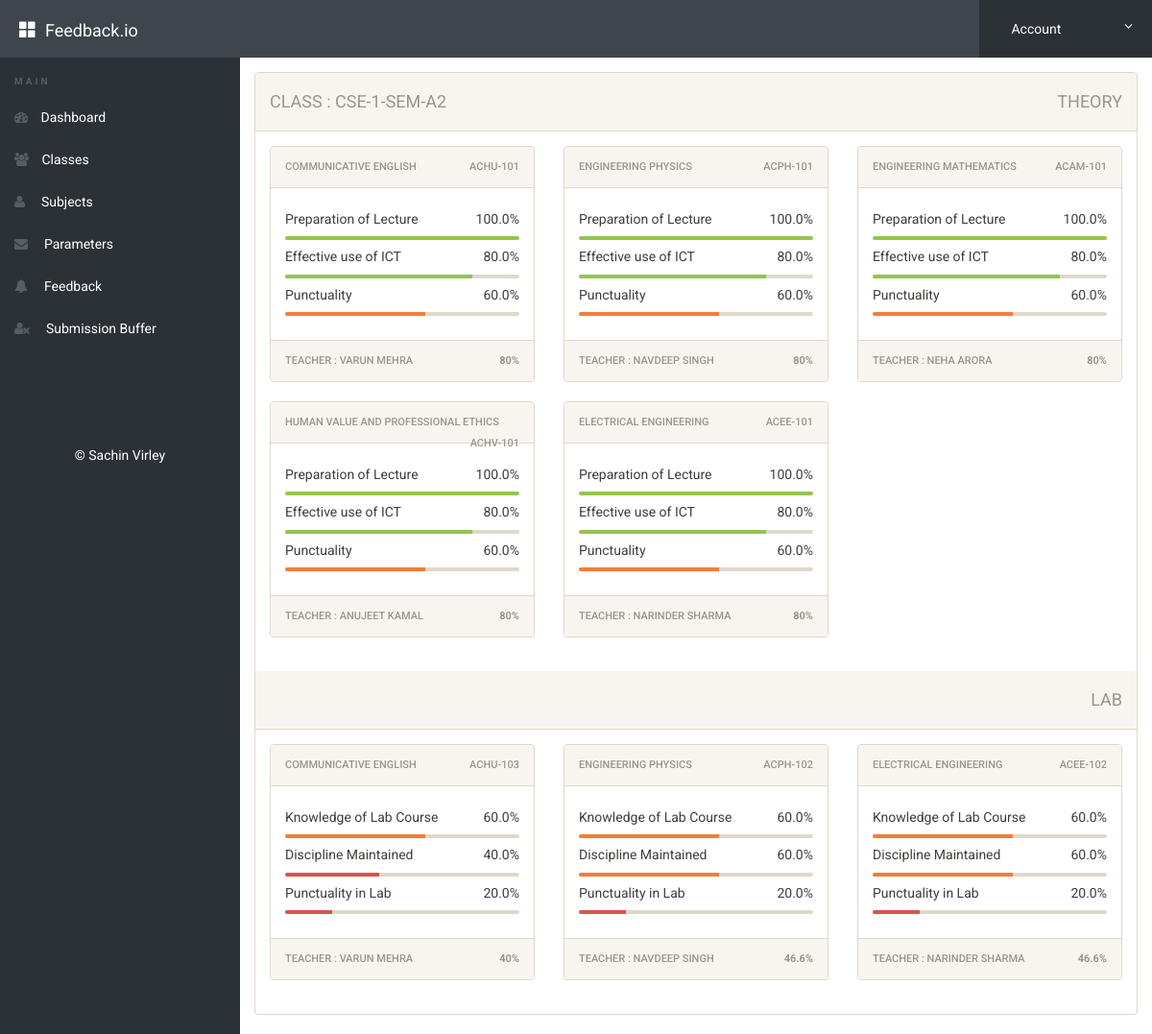
Screenshot of /admin/view-feedback.php?class=CSE-1-Sem-A2 (signed in) with the database file from the repository.
### tables this page shows
CREATE TABLE `subjects` (
  `id` int(11) NOT NULL,
  `subjecttype` varchar(50) NOT NULL,
  `SubjectName` varchar(50) NOT NULL,
  `subjectcode` varchar(50) NOT NULL,
  `teachername` varchar(100) NOT NULL,
  `classname` varchar(50) NOT NULL
);

CREATE TABLE `parameters` (
  `ParameterID` int(11) NOT NULL,
  `ParameterName` varchar(100) NOT NULL,
  `ParameterType` varchar(50) NOT NULL
);

### admin/view-feedback.php (the view, shortened to what this page needs)
<?php
include('includes/config.php');
if(strlen($_SESSION['alogin'])==0)
	{
header('location:index.php');
}
else{
    if(isset($_GET['class']))
    {
    $class=$_GET['class'];
    }
 ?>
<!doctype html>
<html lang="en" class="no-js">
<head>
	<link rel="stylesheet" href="css/font-awesome.min.css">
	<link rel="stylesheet" href="css/bootstrap.min.css">
	<link rel="stylesheet" href="css/dataTables.bootstrap.min.css">
	<link rel="stylesheet" href="css/bootstrap-social.css">
	<link rel="stylesheet" href="css/bootstrap-select.css">
	<link rel="stylesheet" href="css/fileinput.min.css">
	<link rel="stylesheet" href="css/awesome-bootstrap-checkbox.css">
	<link rel="stylesheet" href="css/style.css">
</head>
<body>
	<?php include('includes/header.php');?>
	<div class="ts-main-content">
		<?php include('includes/leftbar.php');?>
		<div class="content-wrapper">
			<div class="container-fluid">
				<div class="row">
					<div class="col-md-12">
						<div class="panel panel-default">
							<div class="panel-heading clearfix"><h4 class="pull-left">Class : <?php echo htmlentities($class); ?></h4><h4 class="pull-right">Theory</h4></div>
							<div class="panel-body">
<div class="row">
<?php
		$type = "Theory";
        $sqlsubject = "SELECT * FROM subjects WHERE classname = :class AND subjecttype = :stype";
		$stmtsubject = $dbh->prepare($sqlsubject);
		$stmtsubject ->bindParam("class",  $class, PDO::PARAM_STR);
		$stmtsubject ->bindParam("stype",  $type, PDO::PARAM_STR);
        $stmtsubject->execute();
        $subjects = $stmtsubject->fetchAll(PDO::FETCH_OBJ);
        foreach($subjects as $subject){
        $sqlpara = "select * from parameters WHERE ParameterType = :ptype";
		$stmtpara = $dbh->prepare($sqlpara);
		$stmtpara ->bindParam("ptype",  $type, PDO::PARAM_STR);
        $stmtpara->execute();
        $parameters = $stmtpara->fetchAll(PDO::FETCH_OBJ);
        $subjectname = str_replace(" ", "_",$subject->SubjectName);
        $overalltheory = 0;
        $parametercount = 0;
        ?>
	<div class="col-md-4">
        <div class="panel panel-default">
            <div class="panel-heading"><?php echo htmlentities($subject->SubjectName); ?>
                <span class="pull-right"><?php echo htmlentities($subject->subjectcode); ?></span>
            </div>
            <div class="panel-body">
            <?php
foreach($parameters as $parameter){
    $pm = str_replace(" ", "_",$parameter->ParameterName);
    $sqlresult = "SELECT TRUNCATE(((avg(rating)/5)*100),1) as rate from feedbackdata_theory WHERE SubjectName = :subjectcode AND ParameterName = :parameter AND class= :class";
    $stmtresult  = $dbh->prepare($sqlresult);
    $stmtresult ->bindParam("subjectcode", $subjectname, PDO::PARAM_STR);
    $stmtresult ->bindParam("parameter",  $pm, PDO::PARAM_STR);
	$stmtresult ->bindParam("class",  $class, PDO::PARAM_STR);
    $stmtresult ->execute();
    $userData = $stmtresult ->fetch(PDO::FETCH_OBJ);
    $overalltheory += $userData->rate;
    $parametercount = $parametercount + 1;
    ?>
                <h5><?php echo htmlentities($parameter->ParameterName); ?>
                    <span class="pull-right"><?php echo htmlentities($userData->rate); ?>%</span>
                    <h5>
                        <div class="progress">
                        <?php
                            if(intval($userData->rate) >= 75){
                                $sts = "success";
                            }
                            if(intval($userData->rate) >= 41 && intval($userData->rate) <= 74){
                                $sts = "warning";
                            }
                        ?>
                            <div class="progress-bar progress-bar-<?php echo htmlentities($sts); ?>" role="progressbar" aria-valuenow="<?php echo htmlentities($userData->rate); ?>" aria-valuemin="0" aria-valuemax="100" style="width:<?php echo htmlentities($userData->rate); ?>%">
                            </div>
						</div>
                        <?php } ?>
            </div>
            <?php
                $overallthfinal = substr($overalltheory/$parametercount, 0, 4)
            ?>
            <div class="panel-footer">Teacher : <?php echo htmlentities($subject->teachername); ?>
            <span class="pull-right"><b><?php echo htmlentities($overallthfinal); ?>%</b></span>
            </div>
        </div>
	</div>
 <?php
        }
?>
</div>
							</div>
							<div class="panel-heading text-right"><h4>LAB</h4></div>
							<div class="panel-body">
<div class="row">
<?php
		$type = "LAB";
        $sqlsubject = "SELECT * FROM subjects WHERE classname = :class AND subjecttype = :stype";
		$stmtsubject = $dbh->prepare($sqlsubject);
		$stmtsubject ->bindParam("class",  $class, PDO::PARAM_STR);
		$stmtsubject ->bindParam("stype",  $type, PDO::PARAM_STR);
        $stmtsubject->execute();
        $subjects = $stmtsubject->fetchAll(PDO::FETCH_OBJ);
        foreach($subjects as $subject){
        $sqlpara = "select * from parameters WHERE ParameterType = :ptype";
		$stmtpara = $dbh->prepare($sqlpara);
		$stmtpara ->bindParam("ptype",  $type, PDO::PARAM_STR);
        $stmtpara->execute();
        $parameters = $stmtpara->fetchAll(PDO::FETCH_OBJ);
        $subjectname = str_replace(" ", "_",$subject->SubjectName);
        $overalllab = 0;
        $parametercountlab = 0;
        ?>
	<div class="col-md-4">
        <div class="panel panel-default">
            <div class="panel-heading"><?php echo htmlentities($subject->SubjectName); ?>
                <span class="pull-right"><?php echo htmlentities($subject->subjectcode); ?></span>
            </div>
            <div class="panel-body">
            <?php
foreach($parameters as $parameter){
    $pm = str_replace(" ", "_",$parameter->ParameterName);
    $sqlresult = "SELECT TRUNCATE(((avg(rating)/5)*100),1) as rate from feedbackdata_lab WHERE SubjectName = :subjectcode AND ParameterName = :parameter AND class= :class";
    $stmtresult  = $dbh->prepare($sqlresult);
    $stmtresult ->bindParam("subjectcode", $subjectname, PDO::PARAM_STR);
    $stmtresult ->bindParam("parameter",  $pm, PDO::PARAM_STR);
	$stmtresult ->bindParam("class",  $class, PDO::PARAM_STR);
    $stmtresult ->execute();
    $userData = $stmtresult ->fetch(PDO::FETCH_OBJ);
    $overalllab += $userData->rate;
    $parametercountlab = $parametercountlab + 1;
    ?>
                <h5><?php echo htmlentities($parameter->ParameterName); ?>
                    <span class="pull-right"><?php echo htmlentities($userData->rate); ?>%</span>
                    <h5>
                        <div class="progress">
                        <?php
                            if(intval($userData->rate) >= 41 && intval($userData->rate) <= 74){
                                $sts = "warning";
                            }
                            if(intval($userData->rate) <= 40){
                                $sts = "danger";
                            }
                        ?>
                            <div class="progress-bar progress-bar-<?php echo htmlentities($sts); ?>" role="progressbar" aria-valuenow="<?php echo htmlentities($userData->rate); ?>" aria-valuemin="0" aria-valuemax="100" style="width:<?php echo htmlentities($userData->rate); ?>%">
                            </div>
						</div>
                        <?php } ?>
            </div>
            <?php
                $overalllabfinal = substr($overalllab/$parametercountlab, 0, 4)
            ?>
            <div class="panel-footer">Teacher : <?php echo htmlentities($subject->teachername); ?>
            <span class="pull-right"><b><?php echo htmlentities($overalllabfinal); ?>%</b></span>
            </div>
        </div>
	</div>
 <?php
        }
?>
</div>
							</div>
						</div>
					</div>
				</div>
			</div>
		</div>
	</div>
</body>
</html>
<?php } ?>

### admin/css/style.css (style rules this page uses)
html { font-size: 14px; }
@media only screen and (min-width: 480px) { html { font-size: 17px; } }
@media only screen and (min-width: 768px) { html { font-size: 14px; } }
body { font-size: 1em; }
.panel { overflow: hidden; }
.ts-main-content .content-wrapper { padding-top: 15px; margin-top: 60px; }
@media only screen and (min-width: 992px) { .ts-main-content .content-wrapper { margin-left: 250px; } }

### admin/view-feedback.php (style rules this page uses)
.progress { height:4px; margin-bottom:0px; }

### rows the page displays
subjects: SubjectName "COMMUNICATIVE ENGLISH", subjectcode "ACHU-101", teachername "VARUN MEHRA", overallthfinal "80"
parameters: ParameterName "Preparation of Lecture", rate "100.0"
parameters: ParameterName "Effective use of ICT", rate "80.0"
parameters: ParameterName "Punctuality", rate "60.0"
subjects: SubjectName "ENGINEERING PHYSICS", subjectcode "ACPH-101", teachername "NAVDEEP SINGH", overallthfinal "80"
subjects: SubjectName "ENGINEERING MATHEMATICS", subjectcode "ACAM-101", teachername "NEHA ARORA", overallthfinal "80"
subjects: SubjectName "HUMAN VALUE AND PROFESSIONAL ETHICS", subjectcode "ACHV-101", teachername "ANUJEET KAMAL", overallthfinal "80"
subjects: SubjectName "ELECTRICAL ENGINEERING", subjectcode "ACEE-101", teachername "NARINDER SHARMA", overallthfinal "80"
subjects: SubjectName "COMMUNICATIVE ENGLISH", subjectcode "ACHU-103", teachername "VARUN MEHRA", overalllabfinal "40"
parameters: ParameterName "Knowledge of Lab Course", rate "60.0"
parameters: ParameterName "Discipline Maintained", rate "40.0", rate "60.0"
parameters: ParameterName "Punctuality in Lab", rate "20.0"
subjects: SubjectName "ENGINEERING PHYSICS", subjectcode "ACPH-102", teachername "NAVDEEP SINGH", overalllabfinal "46.6"
subjects: SubjectName "ELECTRICAL ENGINEERING", subjectcode "ACEE-102", teachername "NARINDER SHARMA", overalllabfinal "46.6"

### other values shown
$class "CSE-1-SEM-A2"
